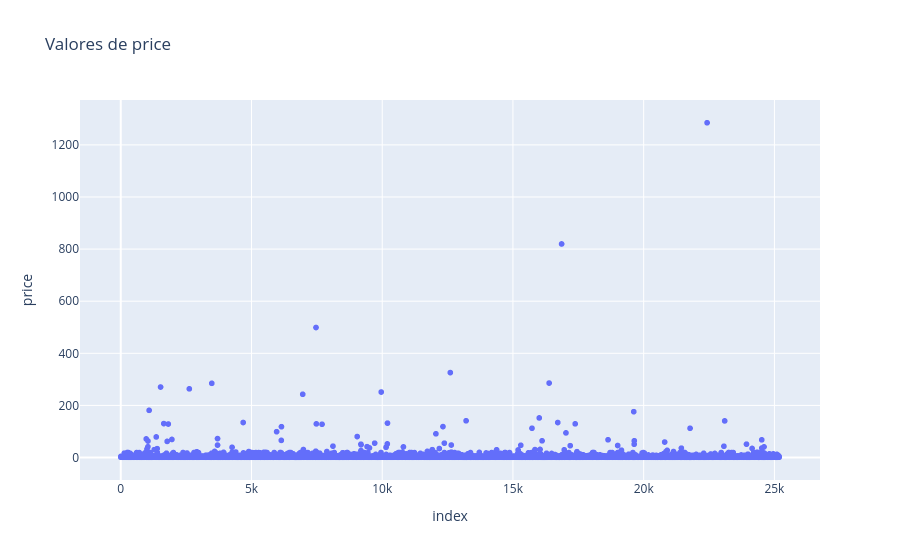

The notebook cell this image was saved under:
### Markdown cell above
- **Price**

### Code cell
fig = px.scatter(
    df,
    x=df.index,
    y='price',
    title='Valores de price'
)
fig.show()

### Figure 1 — Plotly figure (JSON) as saved in the notebook; plotly's stock layout.template omitted (floating-point values rounded to 4 significant figures; data arrays with more than 128 entries replaced by an {"elided": "..."} marker saying what was removed)
{"data": [{"hovertemplate": "index=%{x}<br>price=%{y}<extra></extra>", "legendgroup": "", "marker": {"color": "#636efa", "symbol": "circle"}, "mode": "markers", "name": "", "showlegend": false, "type": "scattergl", "x": {"elided": "25186 int values"}, "xaxis": "x", "y": {"elided": "25186 float values"}, "yaxis": "y"}], "layout": {"legend": {"tracegroupgap": 0}, "title": {"text": "Valores de price"}, "xaxis": {"anchor": "y", "domain": [0, 1], "title": {"text": "index"}}, "yaxis": {"anchor": "x", "domain": [0, 1], "title": {"text": "price"}}}}
